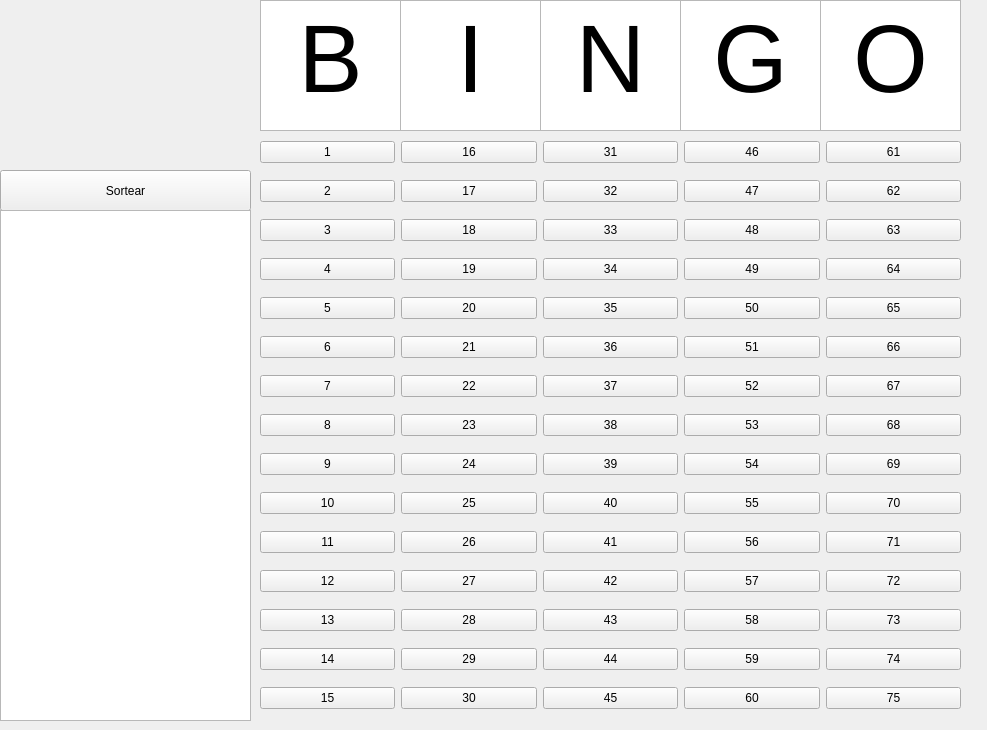
<?xml version="1.0" encoding="UTF-8"?>
<ui version="4.0">
 <class>MainWindow</class>
 <widget class="QMainWindow" name="MainWindow">
  <property name="geometry">
   <rect>
    <x>0</x>
    <y>0</y>
    <width>987</width>
    <height>730</height>
   </rect>
  </property>
  <property name="windowTitle">
   <string>MainWindow</string>
  </property>
  <widget class="QWidget" name="centralwidget">
   <widget class="QWidget" name="gridLayoutWidget">
    <property name="geometry">
     <rect>
      <x>260</x>
      <y>130</y>
      <width>701</width>
      <height>591</height>
     </rect>
    </property>
    <layout class="QGridLayout" name="gridLayout">
     <item row="1" column="2">
      <widget class="QPushButton" name="pedra_32">
       <property name="text">
        <string>32</string>
       </property>
      </widget>
     </item>
     <item row="0" column="2">
      <widget class="QPushButton" name="pedra_31">
       <property name="text">
        <string>31</string>
       </property>
      </widget>
     </item>
     <item row="1" column="3">
      <widget class="QPushButton" name="pedra_47">
       <property name="text">
        <string>47</string>
       </property>
      </widget>
     </item>
     <item row="0" column="1">
      <widget class="QPushButton" name="pedra_16">
       <property name="text">
        <string>16</string>
       </property>
      </widget>
     </item>
     <item row="8" column="4">
      <widget class="QPushButton" name="pedra_69">
       <property name="text">
        <string>69</string>
       </property>
      </widget>
     </item>
     <item row="13" column="3">
      <widget class="QPushButton" name="pedra_59">
       <property name="text">
        <string>59</string>
       </property>
      </widget>
     </item>
     <item row="14" column="3">
      <widget class="QPushButton" name="pedra_60">
       <property name="text">
        <string>60</string>
       </property>
      </widget>
     </item>
     <item row="12" column="4">
      <widget class="QPushButton" name="pedra_73">
       <property name="text">
        <string>73</string>
       </property>
      </widget>
     </item>
     <item row="6" column="3">
      <widget class="QPushButton" name="pedra_52">
       <property name="text">
        <string>52</string>
       </property>
      </widget>
     </item>
     <item row="14" column="1">
      <widget class="QPushButton" name="pedra_30">
       <property name="text">
        <string>30</string>
       </property>
      </widget>
     </item>
     <item row="13" column="1">
      <widget class="QPushButton" name="pedra_29">
       <property name="text">
        <string>29</string>
       </property>
      </widget>
     </item>
     <item row="14" column="2">
      <widget class="QPushButton" name="pedra_45">
       <property name="text">
        <string>45</string>
       </property>
      </widget>
     </item>
     <item row="13" column="2">
      <widget class="QPushButton" name="pedra_44">
       <property name="text">
        <string>44</string>
       </property>
      </widget>
     </item>
     <item row="11" column="2">
      <widget class="QPushButton" name="pedra_42">
       <property name="text">
        <string>42</string>
       </property>
      </widget>
     </item>
     <item row="12" column="2">
      <widget class="QPushButton" name="pedra_43">
       <property name="text">
        <string>43</string>
       </property>
      </widget>
     </item>
     <item row="12" column="1">
      <widget class="QPushButton" name="pedra_28">
       <property name="text">
        <string>28</string>
       </property>
      </widget>
     </item>
     <item row="7" column="3">
      <widget class="QPushButton" name="pedra_53">
       <property name="text">
        <string>53</string>
       </property>
      </widget>
     </item>
     <item row="2" column="2">
      <widget class="QPushButton" name="pedra_33">
       <property name="text">
        <string>33</string>
       </property>
      </widget>
     </item>
     <item row="10" column="2">
      <widget class="QPushButton" name="pedra_41">
       <property name="text">
        <string>41</string>
       </property>
      </widget>
     </item>
     <item row="2" column="1">
      <widget class="QPushButton" name="pedra_18">
       <property name="text">
        <string>18</string>
       </property>
      </widget>
     </item>
     <item row="11" column="1">
      <widget class="QPushButton" name="pedra_27">
       <property name="text">
        <string>27</string>
       </property>
      </widget>
     </item>
     <item row="3" column="1">
      <widget class="QPushButton" name="pedra_19">
       <property name="text">
        <string>19</string>
       </property>
      </widget>
     </item>
     <item row="10" column="1">
      <widget class="QPushButton" name="pedra_26">
       <property name="text">
        <string>26</string>
       </property>
      </widget>
     </item>
     <item row="8" column="2">
      <widget class="QPushButton" name="pedra_39">
       <property name="text">
        <string>39</string>
       </property>
      </widget>
     </item>
     <item row="9" column="2">
      <widget class="QPushButton" name="pedra_40">
       <property name="text">
        <string>40</string>
       </property>
      </widget>
     </item>
     <item row="8" column="1">
      <widget class="QPushButton" name="pedra_24">
       <property name="text">
        <string>24</string>
       </property>
      </widget>
     </item>
     <item row="9" column="1">
      <widget class="QPushButton" name="pedra_25">
       <property name="text">
        <string>25</string>
       </property>
      </widget>
     </item>
     <item row="4" column="3">
      <widget class="QPushButton" name="pedra_50">
       <property name="text">
        <string>50</string>
       </property>
      </widget>
     </item>
     <item row="6" column="2">
      <widget class="QPushButton" name="pedra_37">
       <property name="text">
        <string>37</string>
       </property>
      </widget>
     </item>
     <item row="5" column="3">
      <widget class="QPushButton" name="pedra_51">
       <property name="text">
        <string>51</string>
       </property>
      </widget>
     </item>
     <item row="7" column="2">
      <widget class="QPushButton" name="pedra_38">
       <property name="text">
        <string>38</string>
       </property>
      </widget>
     </item>
     <item row="2" column="3">
      <widget class="QPushButton" name="pedra_48">
       <property name="text">
        <string>48</string>
       </property>
      </widget>
     </item>
     <item row="3" column="2">
      <widget class="QPushButton" name="pedra_34">
       <property name="text">
        <string>34</string>
       </property>
      </widget>
     </item>
     <item row="3" column="3">
      <widget class="QPushButton" name="pedra_49">
       <property name="text">
        <string>49</string>
       </property>
      </widget>
     </item>
     <item row="5" column="1">
      <widget class="QPushButton" name="pedra_21">
       <property name="text">
        <string>21</string>
       </property>
      </widget>
     </item>
     <item row="4" column="1">
      <widget class="QPushButton" name="pedra_20">
       <property name="text">
        <string>20</string>
       </property>
      </widget>
     </item>
     <item row="6" column="1">
      <widget class="QPushButton" name="pedra_22">
       <property name="text">
        <string>22</string>
       </property>
      </widget>
     </item>
     <item row="7" column="1">
      <widget class="QPushButton" name="pedra_23">
       <property name="text">
        <string>23</string>
       </property>
      </widget>
     </item>
     <item row="5" column="2">
      <widget class="QPushButton" name="pedra_36">
       <property name="text">
        <string>36</string>
       </property>
      </widget>
     </item>
     <item row="4" column="2">
      <widget class="QPushButton" name="pedra_35">
       <property name="text">
        <string>35</string>
       </property>
      </widget>
     </item>
     <item row="11" column="3">
      <widget class="QPushButton" name="pedra_57">
       <property name="text">
        <string>57</string>
       </property>
      </widget>
     </item>
     <item row="12" column="3">
      <widget class="QPushButton" name="pedra_58">
       <property name="text">
        <string>58</string>
       </property>
      </widget>
     </item>
     <item row="11" column="4">
      <widget class="QPushButton" name="pedra_72">
       <property name="text">
        <string>72</string>
       </property>
      </widget>
     </item>
     <item row="10" column="4">
      <widget class="QPushButton" name="pedra_71">
       <property name="text">
        <string>71</string>
       </property>
      </widget>
     </item>
     <item row="1" column="1">
      <widget class="QPushButton" name="pedra_17">
       <property name="text">
        <string>17</string>
       </property>
      </widget>
     </item>
     <item row="3" column="4">
      <widget class="QPushButton" name="pedra_64">
       <property name="text">
        <string>64</string>
       </property>
      </widget>
     </item>
     <item row="1" column="4">
      <widget class="QPushButton" name="pedra_62">
       <property name="text">
        <string>62</string>
       </property>
      </widget>
     </item>
     <item row="0" column="3">
      <widget class="QPushButton" name="pedra_46">
       <property name="text">
        <string>46</string>
       </property>
      </widget>
     </item>
     <item row="9" column="3">
      <widget class="QPushButton" name="pedra_55">
       <property name="text">
        <string>55</string>
       </property>
      </widget>
     </item>
     <item row="14" column="4">
      <widget class="QPushButton" name="pedra_75">
       <property name="text">
        <string>75</string>
       </property>
      </widget>
     </item>
     <item row="4" column="4">
      <widget class="QPushButton" name="pedra_65">
       <property name="text">
        <string>65</string>
       </property>
      </widget>
     </item>
     <item row="10" column="3">
      <widget class="QPushButton" name="pedra_56">
       <property name="text">
        <string>56</string>
       </property>
      </widget>
     </item>
     <item row="14" column="0">
      <widget class="QPushButton" name="pedra_15">
       <property name="text">
        <string>15</string>
       </property>
      </widget>
     </item>
     <item row="0" column="4">
      <widget class="QPushButton" name="pedra_61">
       <property name="text">
        <string>61</string>
       </property>
      </widget>
     </item>
     <item row="10" column="0">
      <widget class="QPushButton" name="pedra_11">
       <property name="text">
        <string>11</string>
       </property>
      </widget>
     </item>
     <item row="2" column="0">
      <widget class="QPushButton" name="pedra_3">
       <property name="text">
        <string>3</string>
       </property>
      </widget>
     </item>
     <item row="1" column="0">
      <widget class="QPushButton" name="pedra_2">
       <property name="text">
        <string>2</string>
       </property>
      </widget>
     </item>
     <item row="3" column="0">
      <widget class="QPushButton" name="pedra_4">
       <property name="text">
        <string>4</string>
       </property>
      </widget>
     </item>
     <item row="8" column="0">
      <widget class="QPushButton" name="pedra_9">
       <property name="text">
        <string>9</string>
       </property>
      </widget>
     </item>
     <item row="7" column="0">
      <widget class="QPushButton" name="pedra_8">
       <property name="text">
        <string>8</string>
       </property>
      </widget>
     </item>
     <item row="9" column="0">
      <widget class="QPushButton" name="pedra_10">
       <property name="text">
        <string>10</string>
       </property>
      </widget>
     </item>
     <item row="4" column="0">
      <widget class="QPushButton" name="pedra_5">
       <property name="text">
        <string>5</string>
       </property>
      </widget>
     </item>
     <item row="6" column="0">
      <widget class="QPushButton" name="pedra_7">
       <property name="text">
        <string>7</string>
       </property>
      </widget>
     </item>
     <item row="5" column="0">
      <widget class="QPushButton" name="pedra_6">
       <property name="text">
        <string>6</string>
       </property>
      </widget>
     </item>
     <item row="5" column="4">
      <widget class="QPushButton" name="pedra_66">
       <property name="text">
        <string>66</string>
       </property>
      </widget>
     </item>
     <item row="9" column="4">
      <widget class="QPushButton" name="pedra_70">
       <property name="text">
        <string>70</string>
       </property>
      </widget>
     </item>
     <item row="13" column="0">
      <widget class="QPushButton" name="pedra_14">
       <property name="text">
        <string>14</string>
       </property>
      </widget>
     </item>
     <item row="0" column="0">
      <widget class="QPushButton" name="pedra_1">
       <property name="text">
        <string>1</string>
       </property>
      </widget>
     </item>
     <item row="12" column="0">
      <widget class="QPushButton" name="pedra_13">
       <property name="text">
        <string>13</string>
       </property>
      </widget>
     </item>
     <item row="11" column="0">
      <widget class="QPushButton" name="pedra_12">
       <property name="text">
        <string>12</string>
       </property>
      </widget>
     </item>
     <item row="13" column="4">
      <widget class="QPushButton" name="pedra_74">
       <property name="text">
        <string>74</string>
       </property>
      </widget>
     </item>
     <item row="8" column="3">
      <widget class="QPushButton" name="pedra_54">
       <property name="text">
        <string>54</string>
       </property>
      </widget>
     </item>
     <item row="7" column="4">
      <widget class="QPushButton" name="pedra_68">
       <property name="text">
        <string>68</string>
       </property>
      </widget>
     </item>
     <item row="6" column="4">
      <widget class="QPushButton" name="pedra_67">
       <property name="text">
        <string>67</string>
       </property>
      </widget>
     </item>
     <item row="2" column="4">
      <widget class="QPushButton" name="pedra_63">
       <property name="text">
        <string>63</string>
       </property>
      </widget>
     </item>
    </layout>
   </widget>
   <widget class="QTextEdit" name="textEdit">
    <property name="geometry">
     <rect>
      <x>260</x>
      <y>0</y>
      <width>141</width>
      <height>131</height>
     </rect>
    </property>
    <property name="html">
     <string>&lt;!DOCTYPE HTML PUBLIC &quot;-//W3C//DTD HTML 4.0//EN&quot; &quot;http://www.w3.org/TR/REC-html40/strict.dtd&quot;&gt;
&lt;html&gt;&lt;head&gt;&lt;meta name=&quot;qrichtext&quot; content=&quot;1&quot; /&gt;&lt;style type=&quot;text/css&quot;&gt;
p, li { white-space: pre-wrap; }
&lt;/style&gt;&lt;/head&gt;&lt;body style=&quot; font-family:'MS Shell Dlg 2'; font-size:8.25pt; font-weight:400; font-style:normal;&quot;&gt;
&lt;p align=&quot;center&quot; style=&quot; margin-top:0px; margin-bottom:0px; margin-left:0px; margin-right:0px; -qt-block-indent:0; text-indent:0px;&quot;&gt;&lt;span style=&quot; font-size:72pt;&quot;&gt;B&lt;/span&gt;&lt;/p&gt;&lt;/body&gt;&lt;/html&gt;</string>
    </property>
   </widget>
   <widget class="QTextEdit" name="textEdit_2">
    <property name="geometry">
     <rect>
      <x>400</x>
      <y>0</y>
      <width>141</width>
      <height>131</height>
     </rect>
    </property>
    <property name="html">
     <string>&lt;!DOCTYPE HTML PUBLIC &quot;-//W3C//DTD HTML 4.0//EN&quot; &quot;http://www.w3.org/TR/REC-html40/strict.dtd&quot;&gt;
&lt;html&gt;&lt;head&gt;&lt;meta name=&quot;qrichtext&quot; content=&quot;1&quot; /&gt;&lt;style type=&quot;text/css&quot;&gt;
p, li { white-space: pre-wrap; }
&lt;/style&gt;&lt;/head&gt;&lt;body style=&quot; font-family:'MS Shell Dlg 2'; font-size:8.25pt; font-weight:400; font-style:normal;&quot;&gt;
&lt;p align=&quot;center&quot; style=&quot; margin-top:0px; margin-bottom:0px; margin-left:0px; margin-right:0px; -qt-block-indent:0; text-indent:0px;&quot;&gt;&lt;span style=&quot; font-size:72pt;&quot;&gt;I&lt;/span&gt;&lt;/p&gt;&lt;/body&gt;&lt;/html&gt;</string>
    </property>
   </widget>
   <widget class="QTextEdit" name="textEdit_3">
    <property name="geometry">
     <rect>
      <x>540</x>
      <y>0</y>
      <width>141</width>
      <height>131</height>
     </rect>
    </property>
    <property name="html">
     <string>&lt;!DOCTYPE HTML PUBLIC &quot;-//W3C//DTD HTML 4.0//EN&quot; &quot;http://www.w3.org/TR/REC-html40/strict.dtd&quot;&gt;
&lt;html&gt;&lt;head&gt;&lt;meta name=&quot;qrichtext&quot; content=&quot;1&quot; /&gt;&lt;style type=&quot;text/css&quot;&gt;
p, li { white-space: pre-wrap; }
&lt;/style&gt;&lt;/head&gt;&lt;body style=&quot; font-family:'MS Shell Dlg 2'; font-size:8.25pt; font-weight:400; font-style:normal;&quot;&gt;
&lt;p align=&quot;center&quot; style=&quot; margin-top:0px; margin-bottom:0px; margin-left:0px; margin-right:0px; -qt-block-indent:0; text-indent:0px;&quot;&gt;&lt;span style=&quot; font-size:72pt;&quot;&gt;N&lt;/span&gt;&lt;/p&gt;&lt;/body&gt;&lt;/html&gt;</string>
    </property>
   </widget>
   <widget class="QTextEdit" name="textEdit_4">
    <property name="geometry">
     <rect>
      <x>680</x>
      <y>0</y>
      <width>141</width>
      <height>131</height>
     </rect>
    </property>
    <property name="html">
     <string>&lt;!DOCTYPE HTML PUBLIC &quot;-//W3C//DTD HTML 4.0//EN&quot; &quot;http://www.w3.org/TR/REC-html40/strict.dtd&quot;&gt;
&lt;html&gt;&lt;head&gt;&lt;meta name=&quot;qrichtext&quot; content=&quot;1&quot; /&gt;&lt;style type=&quot;text/css&quot;&gt;
p, li { white-space: pre-wrap; }
&lt;/style&gt;&lt;/head&gt;&lt;body style=&quot; font-family:'MS Shell Dlg 2'; font-size:8.25pt; font-weight:400; font-style:normal;&quot;&gt;
&lt;p align=&quot;center&quot; style=&quot; margin-top:0px; margin-bottom:0px; margin-left:0px; margin-right:0px; -qt-block-indent:0; text-indent:0px;&quot;&gt;&lt;span style=&quot; font-size:72pt;&quot;&gt;G&lt;/span&gt;&lt;/p&gt;&lt;/body&gt;&lt;/html&gt;</string>
    </property>
   </widget>
   <widget class="QTextEdit" name="textEdit_5">
    <property name="geometry">
     <rect>
      <x>820</x>
      <y>0</y>
      <width>141</width>
      <height>131</height>
     </rect>
    </property>
    <property name="html">
     <string>&lt;!DOCTYPE HTML PUBLIC &quot;-//W3C//DTD HTML 4.0//EN&quot; &quot;http://www.w3.org/TR/REC-html40/strict.dtd&quot;&gt;
&lt;html&gt;&lt;head&gt;&lt;meta name=&quot;qrichtext&quot; content=&quot;1&quot; /&gt;&lt;style type=&quot;text/css&quot;&gt;
p, li { white-space: pre-wrap; }
&lt;/style&gt;&lt;/head&gt;&lt;body style=&quot; font-family:'MS Shell Dlg 2'; font-size:8.25pt; font-weight:400; font-style:normal;&quot;&gt;
&lt;p align=&quot;center&quot; style=&quot; margin-top:0px; margin-bottom:0px; margin-left:0px; margin-right:0px; -qt-block-indent:0; text-indent:0px;&quot;&gt;&lt;span style=&quot; font-size:72pt;&quot;&gt;O&lt;/span&gt;&lt;/p&gt;&lt;/body&gt;&lt;/html&gt;</string>
    </property>
   </widget>
   <widget class="QLabel" name="label_num">
    <property name="geometry">
     <rect>
      <x>0</x>
      <y>0</y>
      <width>251</width>
      <height>181</height>
     </rect>
    </property>
    <property name="font">
     <font>
      <pointsize>50</pointsize>
     </font>
    </property>
    <property name="text">
     <string/>
    </property>
    <property name="alignment">
     <set>Qt::AlignCenter</set>
    </property>
   </widget>
   <widget class="QPushButton" name="btn_sortear">
    <property name="geometry">
     <rect>
      <x>0</x>
      <y>170</y>
      <width>251</width>
      <height>41</height>
     </rect>
    </property>
    <property name="text">
     <string>Sortear</string>
    </property>
   </widget>
   <widget class="QTextEdit" name="txt_cartelas">
    <property name="geometry">
     <rect>
      <x>0</x>
      <y>210</y>
      <width>251</width>
      <height>511</height>
     </rect>
    </property>
    <property name="readOnly">
     <bool>true</bool>
    </property>
   </widget>
  </widget>
 </widget>
 <resources/>
 <connections/>
</ui>
